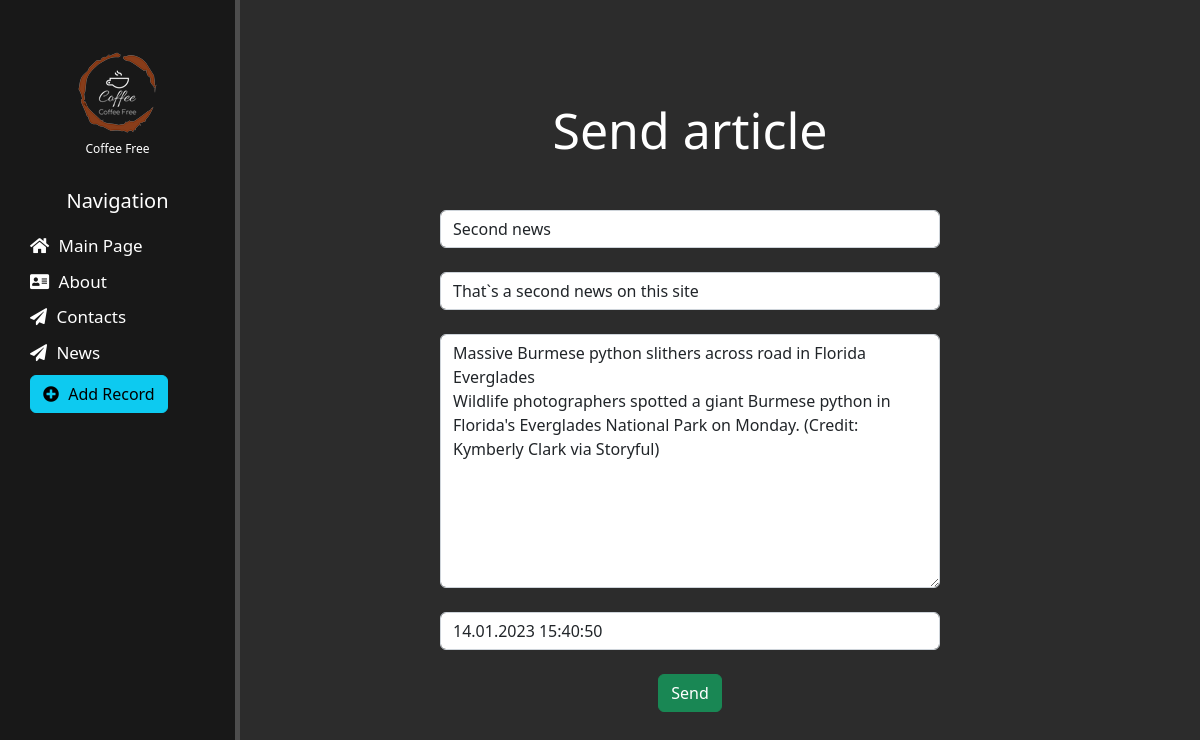
The page /news/2/update on the database its author committed.
### news/models.py (models this page shows, shortened)
class Articles(models.Model):
    title = models.CharField('Title', max_length=50)
    preview = models.CharField('Preview', max_length=250)
    full_text = models.TextField('Article')
    date = models.DateTimeField('Date')
    class Meta:
        verbose_name = 'Article'
        verbose_name_plural = 'Articles'

### news/views.py (the view)
# urls.py: path('<int:pk>/update', views.NewsUpdateView.as_view(), name='news-update'),
class NewsUpdateView(UpdateView):
    model = Articles
    template_name = 'news/create.html'
    form_class = ArticlesForm

### news/forms.py
class ArticlesForm(ModelForm):
    class Meta:
        model = Articles
        fields = ['title', 'preview', 'full_text', 'date']
        widgets = {
            'title': TextInput(attrs={
                'class': 'form-control',
                'placeholder': 'Title'
            }),
            'preview': TextInput(attrs={
                'class': 'form-control',
                'placeholder': 'Preview'
            }),
            'full_text': Textarea(attrs={
                'class': 'form-control',
                'placeholder': 'Input your text'
            }),
            'date': DateTimeInput(attrs={
                'class': 'form-control',
                'placeholder': 'Date'
            })
        }

### templates/news/create.html (shortened to what this page needs)
{% extends 'main/layout.html' %}
{% block content %}
<div class="features">
    <h1>Send article</h1>
    <form method="post">
        {{ form.title }}<br>
        {{ form.preview }}<br>
        {{ form.full_text}}<br>
        {{ form.date }}<br>
        <button class="btn btn-success" type="submit">Send</button>
    </form>
</div>
{% endblock content %}

### static/main/css/main.css (style rules this page uses)
body { background: #2c2c2c; }
main .features { float: left; color: #fff; margin-top: 100px; text-align: center; width: 75%; }
main .features h1 { font-size: 50px; }
form { margin: auto; width: 500px; margin-top: 50px; }

### rows shown on the page
Articles: title "Second news", preview "That`s a second news on this site", full_text "Massive Burmese python slithers across road in Florida Everglades Wildlife photographers spotted a giant Burmese python in Florida's Everglades National Park on Monday. (Credit: Kymberly Clark via Storyful)", date "14.01.2023 15:40:50"
